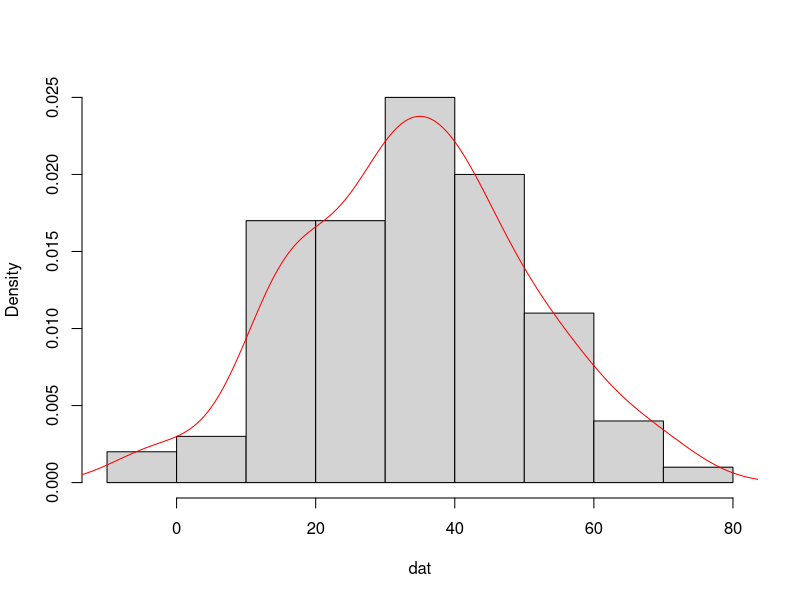
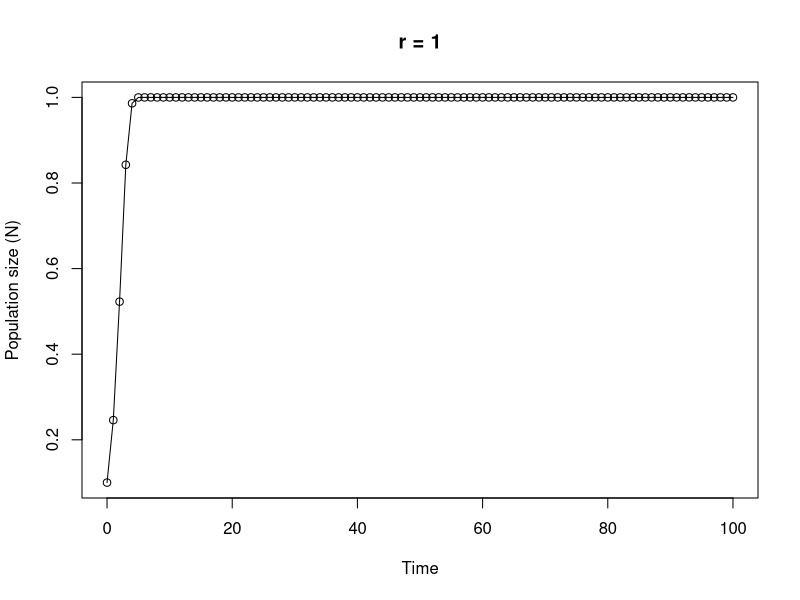

Reproduce these figures in R, in order.
## ---- chunk 1
knitr::opts_chunk$set(echo=TRUE, message = FALSE, warning = FALSE, eval = FALSE, cache = FALSE)
SOLUTIONS <- FALSE
## ---- chunk 2

# area of a circle
# the equation to calculate the area of a circle is pi * radius^2

circle.area <- function(d){ 
	pi * (d/2)^2
}

# to use your new function

circle.area(10)
# [1] 78.53982

# to test on a vector of diameters
# first create a vector with diameters ranging from 0 to 50 in steps of 10

cir.diam <- seq(from = 0, to = 50, by = 10)

# test your function

circle.area(cir.diam)
# [1]    0.00000   78.53982  314.15927  706.85835 1256.63706 1963.49541
## ---- chunk 3

far.cent <- function(a){
	val <- (a-32)*5/9
	print(paste("Fahrenheit: ", round(a, digits = 3), "oF",sep = " "), quote = FALSE)# round 3dp
	print(paste("Centigrade: ", round(val, digits = 3), "oC", sep = " "), quote = FALSE)# round 3dp
}

# alternative Fahrenheit to centigrade using cat function

far.cent2 <- function(a){
	val <- (a - 32) * 5/9	#calculation
	cat("Fahrenheit: ", round(a, digits = 3), "oF", "\n")   # use cat function
	cat("Centigrade: ", round(val, digits = 3), "oC", "\n")   
}
## ---- chunk 4

# Create a vector of normally distributed data
# length 100, mean 35 and standard deviation of 29

vals <- rnorm(100, 35, 15)	# create some norm dist data mean 35, sd = 15

summary.fun <- function(dat){
	mymean <- round(mean(dat), digits = 4)      	# calc mean
	mymedian <- round(median(dat), digits = 4)    # calc median
	mymin <- round(min(dat), digits = 4)          # calc min
	mymax <- round(max(dat), digits = 4)          # calc max
	print(paste("mean:", mymean, sep = " "), quote = FALSE)     # print mean
	print(paste("median:", mymedian, sep = " "), quote = FALSE)     # print median
	print(paste("range:", "from:", mymin, "to", mymax, sep = " "), quote = FALSE) 
	dens <- density(dat)                          # estimate density curve
	hist(dat, main = "",type = "l",freq = FALSE)  # plot histogram
	lines(dens, lty = 1, col = "red")             # plot density curve
}

# use the function
summary.fun(vals)
## ---- chunk 5

# calculate a median

ourmedian <- function(x){
	n <- length(x)
	if (n %% 2 == 1)      # odd numbers
	  sort(x)[(n + 1)/2]  # find the middle number by adding 1 to length and div 2
	else {                # even numbers
	  middletwo <- sort(x)[(n/2) + 0:1]   #find the two middle numbers
	  mean(middletwo)
	  }
}

# use the function
mydat <- sample(1:50, size = 10, replace = TRUE )

# our function
ourmedian(mydat)

# R median function
median(mydat)
## ---- chunk 6

# function to simulate Ricker model

Ricker.model <- function(nzero, r, time, K=1){     # sets initial parameters
  N <- numeric(time + 1)    # creates a real vector of length time+1 to store values of Nt+1
  N[1] <- nzero             # sets initial population size in first element of N
  for (i in 1:time) {				# loops over time
      N[i+1] <- N[i]*exp(r*(1 - N[i]/K))    
  }
  Time <- 0:time   					 # creates vector for x axis
  plot(Time, N, type = "o", xlim = c(0, time), xlab = "Time", ylab = "Population size (N)", main = paste("r =", r, sep=" "))   # plots     output
}

# To run
# play around with the different parameters, especially r
Ricker.model(nzero=0.1,r=1,time=100)
